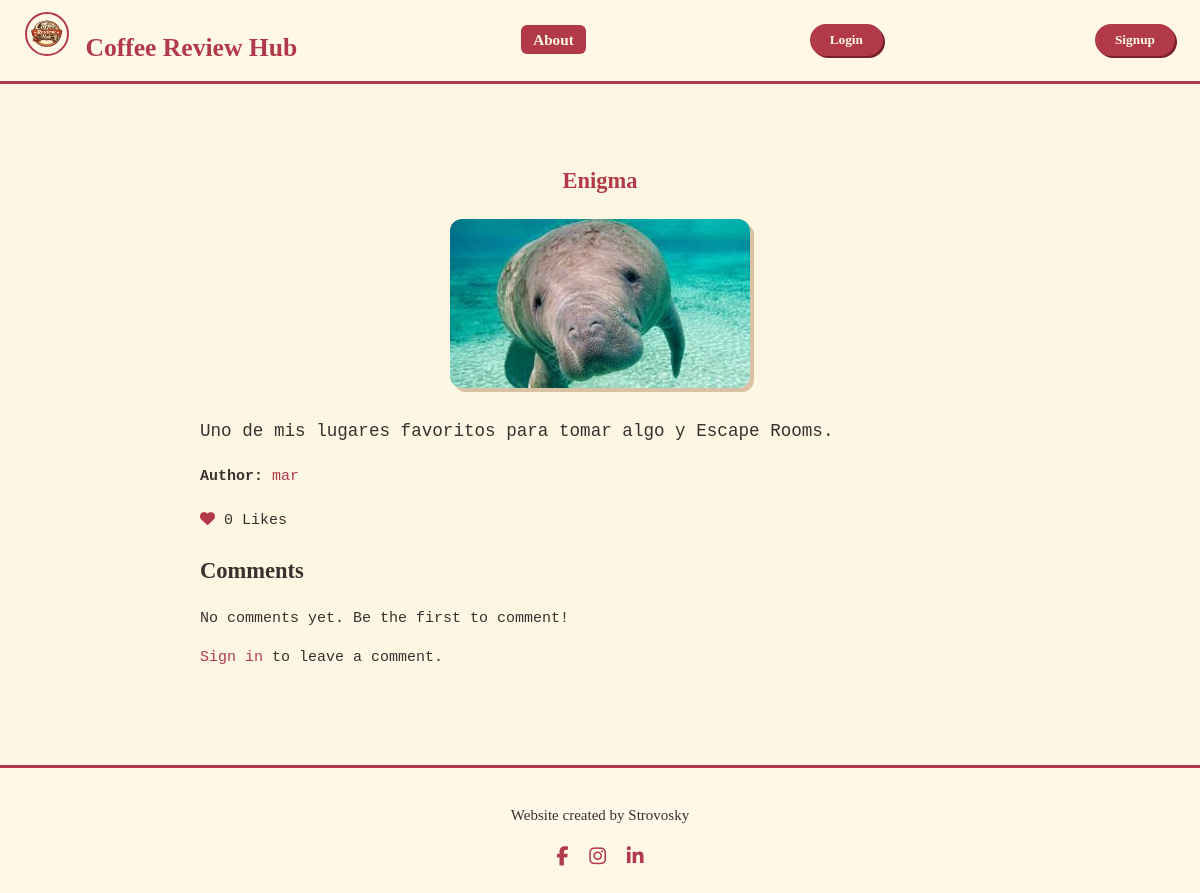
/detail/10/, run on an earlier commit of the app's database.
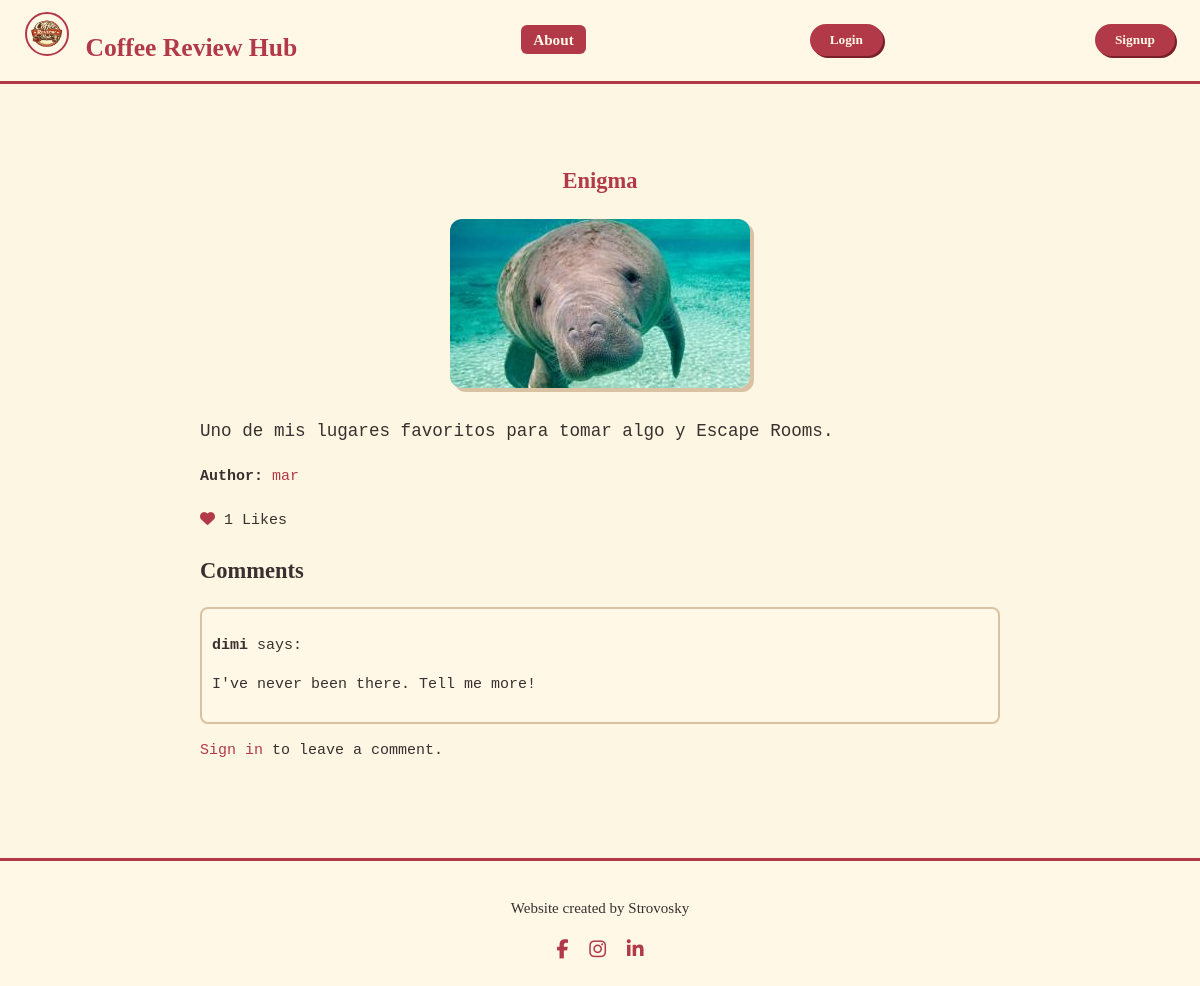
And on a later commit of the database.
### blog/models.py (models this page shows, shortened)
class Place(Model):
    user = ForeignKey(to=User, on_delete=SET_NULL, null=True, blank=True)
    name = CharField(verbose_name="Name", max_length=100, unique=True)
    address = CharField(verbose_name="Address", max_length=150, null=True, blank=True)
    phone = IntegerField(verbose_name="Telephone", null=True, blank=True)
    description = TextField(verbose_name="Description", max_length=1000)
    image = ImageField(default="default_place.png", upload_to="place_pics")

class Review(Model):
    user = ForeignKey(to=User, on_delete=SET_NULL, null=True, blank=True)
    place = ForeignKey(to=Place, on_delete=CASCADE)
    description = TextField(verbose_name="Description", max_length=500)

### blog/views.py (the view, shortened to what this page needs)
class PlaceDetailView(FormMixin, DetailView):
    model = Place
    template_name = "blog/detail_place.html"
    context_object_name = "place"
    form_class = ReviewForm
    def get_context_data(self, **kwargs):
        context = super().get_context_data(**kwargs)
        context["categories"] = Category.objects.all()
        if "form" not in context:
            context["form"] = self.get_form()
        return context

### blog/templates/blog/detail_place.html (shortened to what this page needs)
{% extends 'blog/index.html' %}
{% load crispy_forms_tags %}
{% block navbar_buttons %}
  {% if user.is_authenticated %}
    <ul class="navbar-nav">
      <li><a class="nav-link" href="{% url 'blog_home' %}">Home</a></li>
      <li><a class="nav-link" href="{% url 'blog_about' %}">About</a></li>
      <li><a class="nav-link active" href="{% url 'blog_places' %}">Reviews</a></li>
      <li><a class="nav-link" href="{% url 'profile' user.id %}">Profile</a></li>
    </ul>
  {% else %}
    <ul class="navbar-nav">
      <li><a class="nav-link active" href="{% url 'blog_about' %}">About</a></li>
    </ul>
  {% endif %}
{% endblock navbar_buttons %}
{% block latest_posts %}
  <main class="posts" style="max-width:800px; margin:40px auto;">
    <article class="review-detail">
      <h1 style="color:#b23a48; font-family:'Georgia',serif; text-align:center;">
        {{ place.name }}
      </h1>
      <div class="review-image" style="text-align:center; margin:20px 0;">
        <img src="{{ place.image.url }}" alt="{{ place.name }}" style="max-width:100%; border-radius:12px; box-shadow:4px 4px 0px #d9c2a3;">
      </div>
      <p style="font-size:1.1rem; line-height:1.6; margin:20px 0;">
        {{ place.description }}
      </p>
      <p><strong>Author:</strong> <a href="{% url 'profile' place.user.id %}">{{ place.user.username }}</a></p>
      <div class="review-meta" style="margin:20px 0;">
        <span><i class="fas fa-heart" style="color:#b23a48;"></i> {{ place.like_set.count }} Likes</span>
      </div>
      <section class="comments">
        <h2 style="color:#3b2f2f; font-family:'Georgia',serif;">Comments</h2>
        {% for comment in place.review_set.all %}
          <div class="comment-box" style="background:#fff8e7; border:2px solid #d9c2a3; border-radius:8px; padding:10px; margin-bottom:10px;">
            <p><strong>{{ comment.user.username }}</strong> says:</p>
            <p>{{ comment.description }}</p>
          </div>
        {% empty %}
          <p>No comments yet. Be the first to comment!</p>
        {% endfor %}
      </section>
      {% if user.is_authenticated %}
          <form method="post">
            {% csrf_token %}
            {{form|crispy}}
            <p></p>
            <button type="submit" class="btn-primary">Add Comment</button>
          </form>
      {% else %}
        <p><a href="{% url 'signin' %}">Sign in</a> to leave a comment.</p>
      {% endif %}
    </article>
  </main>
{% endblock latest_posts %}

What changed in the data, as far as the page shows it:
computed for Place "Enigma": like_set.count "0" → "1"
added Review: user.username "dimi", description "I've never been there. Tell me more!"
Also different on the page:
text no longer shown: "No comments yet. Be the first to comment!"
